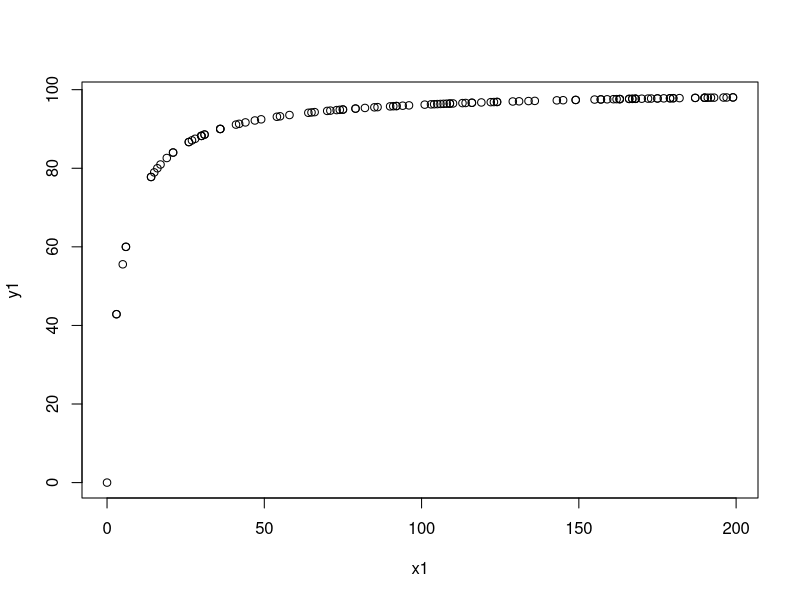
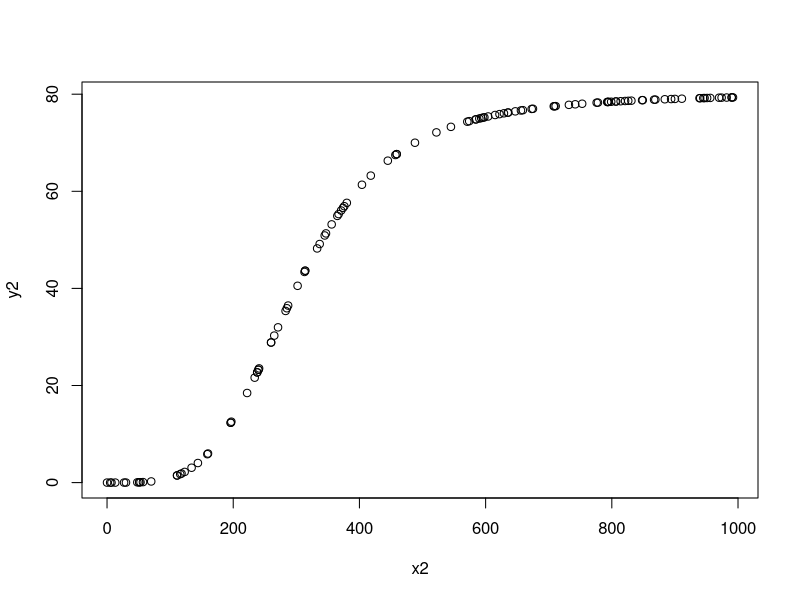
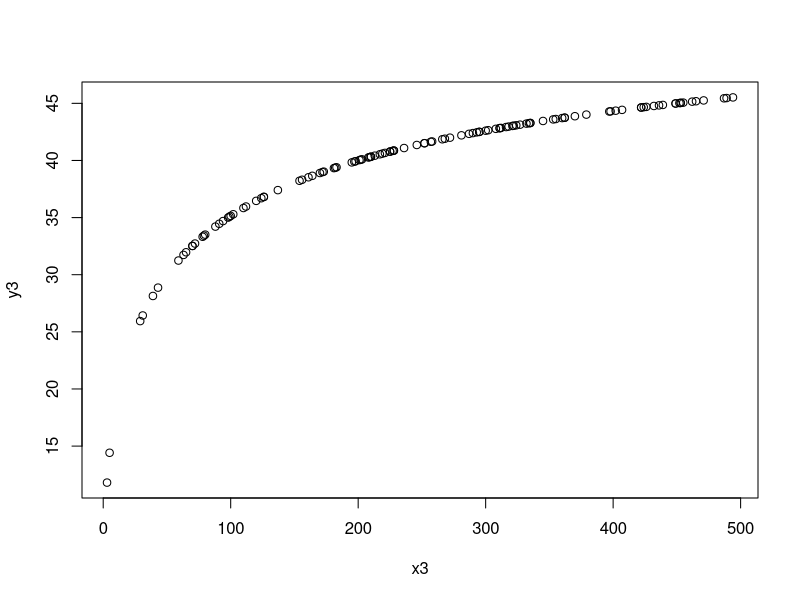
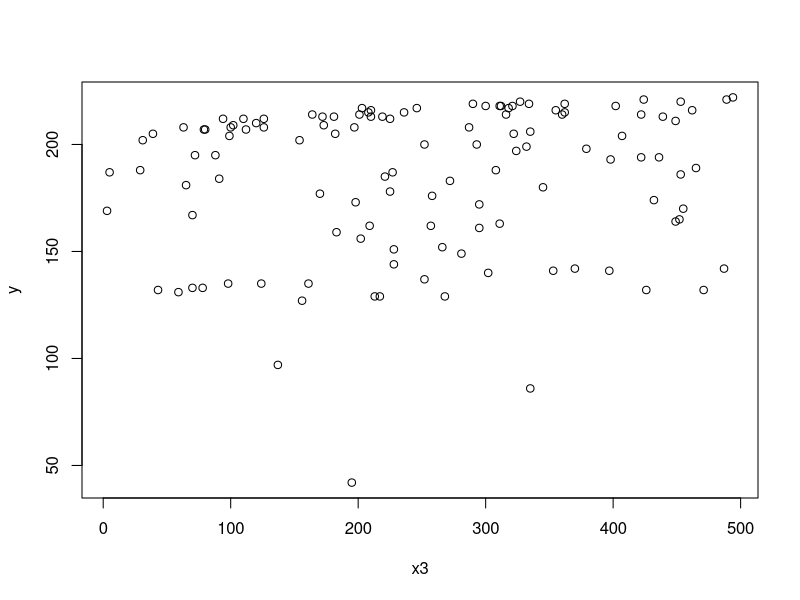
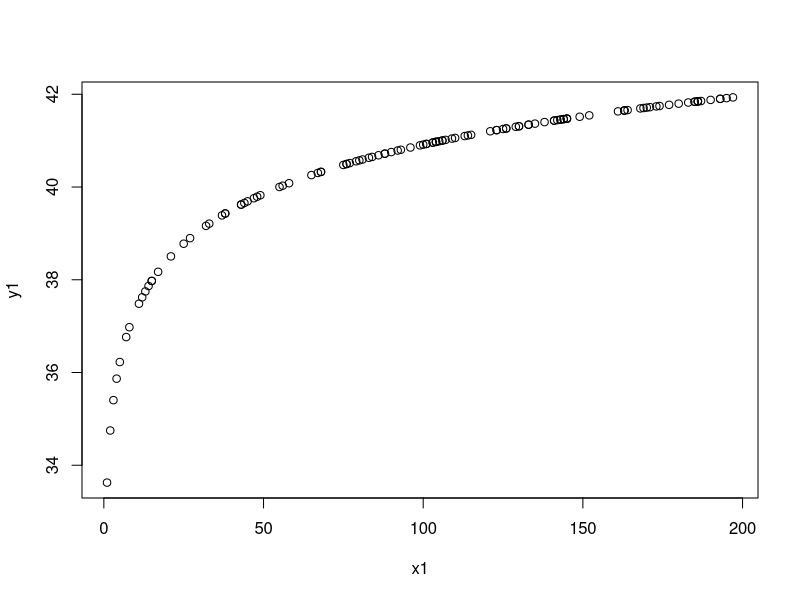
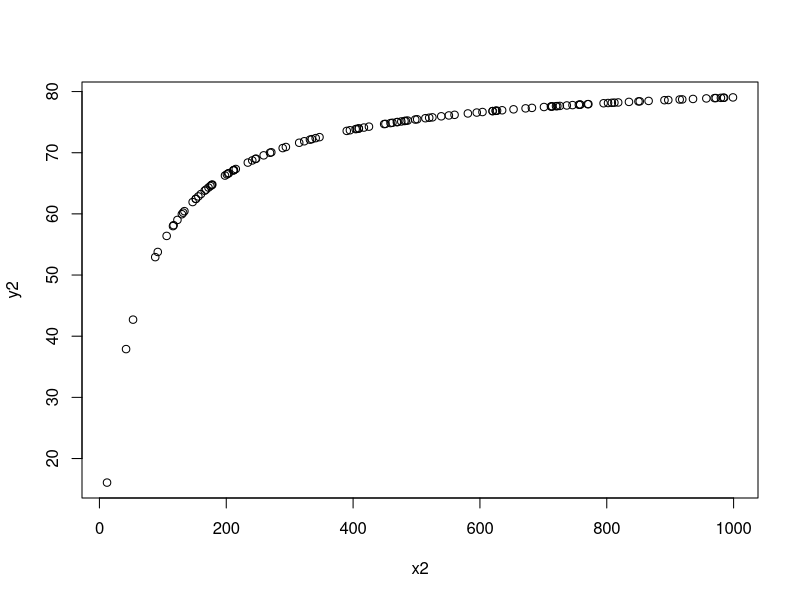
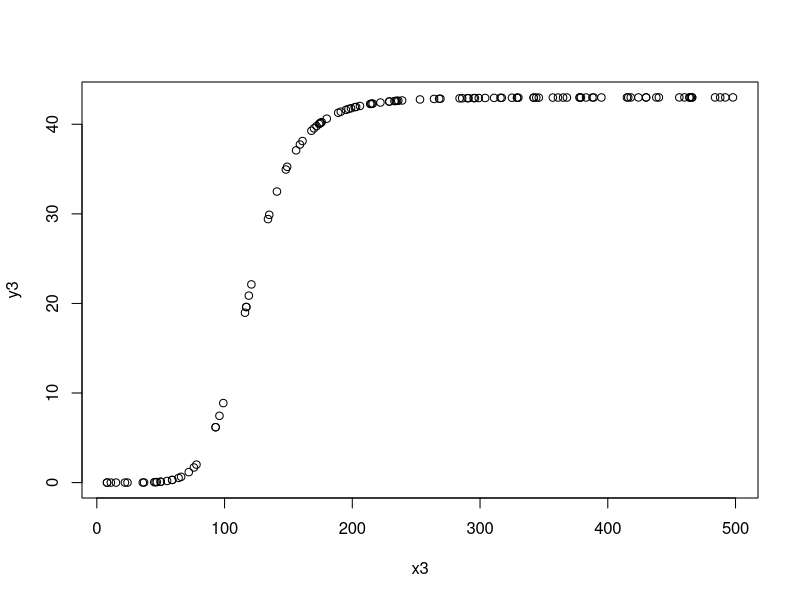
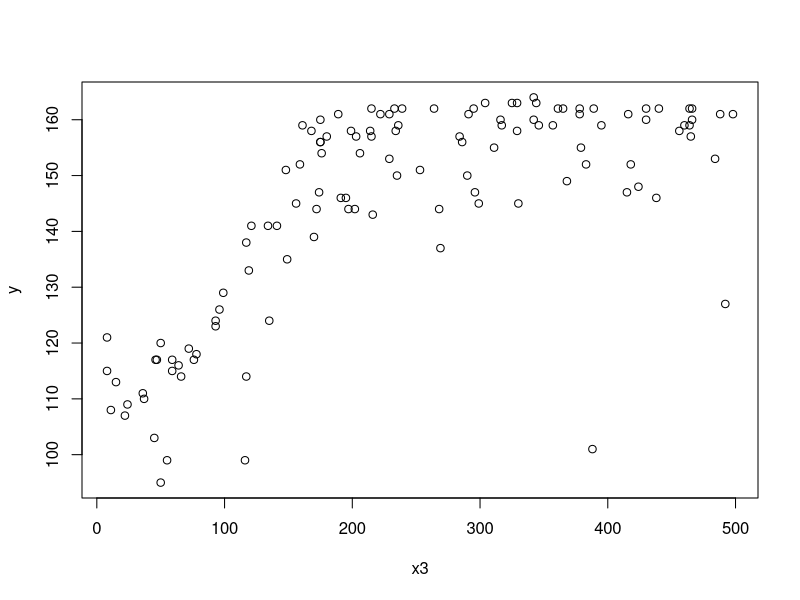

Write R code to recreate these figures, in order.
# specialty one
a <- 1
g <- 4
beta_slope <- 100
x1 <- round(runif(120, 0, 200))  
y1 <- beta_slope*((x1^a)/(x1^a + g^a)) 
plot(x1, y1)

a <- 4
g <- 300
beta_slope <- 80
x2 <- round(runif(120, 0, 1000))  
y2 <- beta_slope*((x2^a)/(x2^a + g^a)) 
plot(x2, y2)

a <- 0.5
g <- 50
beta_slope <- 60
x3 <- round(runif(120, 0, 500))  
y3 <- beta_slope*((x3^a)/(x3^a + g^a)) 
plot(x3, y3)

y <- round(y1 + y2 + y3)
plot(x3, y)

df_sim1 <- data.frame(Specialty = 'Neurologist', date = seq(120), rx_count = y, Email = x1, Phone = x2, Digital = x3)

# specialty two
a <- 0.1
g <- 0.5
beta_slope <- 65
x1 <- round(runif(120, 0, 200))  
y1 <- beta_slope*((x1^a)/(x1^a + g^a)) 
plot(x1, y1)

a <- 1
g <- 50
beta_slope <- 83
x2 <- round(runif(120, 0, 1000))  
y2 <- beta_slope*((x2^a)/(x2^a + g^a)) 
plot(x2, y2)

a <- 7
g <- 120
beta_slope <- 43
x3 <- round(runif(120, 0, 500))  
y3 <- beta_slope*((x3^a)/(x3^a + g^a)) 
plot(x3, y3)

y <- round(y1 + y2 + y3)
plot(x3, y)

df_sim2 <- data.frame(Specialty = 'Oncologist', date = seq(120), rx_count = y, Email = x1, Phone = x2, Digital = x3)

# specialty three
a <- 3
g <- 37
beta_slope <- 40
x1 <- round(runif(120, 0, 200))  
y1 <- beta_slope*((x1^a)/(x1^a + g^a)) 
plot(x1, y1)

a <- 2
g <- 200
beta_slope <- 40
x2 <- round(runif(120, 0, 1000))  
y2 <- beta_slope*((x2^a)/(x2^a + g^a)) 
plot(x2, y2)

a <- 1
g <- 15
beta_slope <- 180
x3 <- round(runif(120, 0, 500))  
y3 <- beta_slope*((x3^a)/(x3^a + g^a)) 
plot(x3, y3)

y <- round(y1 + y2 + y3)
plot(x3, y)

df_sim3 <- data.frame(Specialty = 'Hematologist', date = seq(120), rx_count = y, Email = x1, Phone = x2, Digital = x3)

df_final <- rbind(df_sim1, df_sim2, df_sim3)

write.csv(df_final, 'sim_data_r.csv')

plot(df_final$Email, df_final$rx_count)



